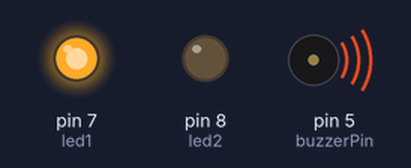
Bench run of a sketch on a simulated Arduino Uno, built with avr-gcc and run on an emulated ATmega328P. Shown: output pins drawn as LEDs (lit = HIGH), buzzer (waves = sounding).

Above: at 0.25 s.
At 1.3 s:
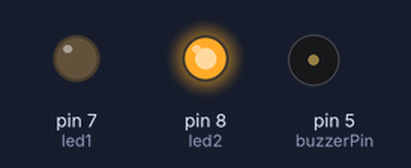
At 11.5 s:
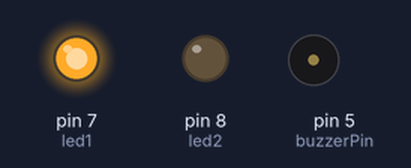
At 22.05 s:
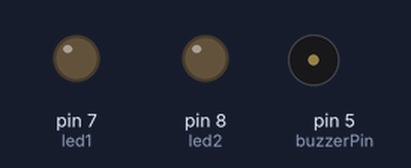
At 37.08 s:
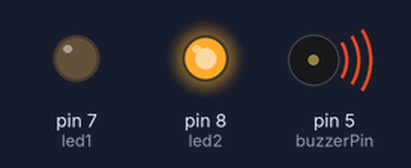
Timing chart, 0 to 40.0 s (numbered marks = the images above):
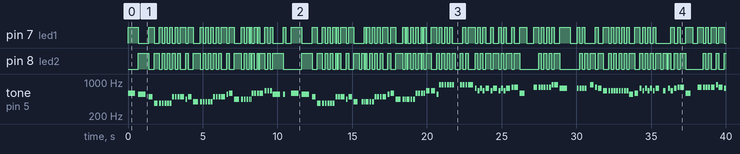

The sketch:

despacito_song.ino
```cpp
#include "note.h"

// pin used:
const int buzzerPin = 5;
const int led1 = 7;
const int led2 = 8;

// notes in the melody:
int melody[] = {
  RE5, DO_5, SI4, FA_4, FA_4, FA_4, FA_4, FA_4, FA_4, SI4, SI4, SI4, SI4, LA4, SI4, SOL4,
  SOL4, SOL4, SOL4, SOL4, SOL4, SI4, SI4, SI4, SI4, DO_5, RE5, LA4, LA4, LA4, LA4, LA4,
  LA4, RE5, RE5, RE5, RE5, RE5, MI5, MI5, MI5, DO_5, DO_5, 0, RE5, DO_5, SI4,
  FA_4, FA_4, FA_4, FA_4, FA_4, FA_4, SI4, SI4, SI4, SI4, LA4, SI4, SOL4, 0, SOL4,
  SOL4, SOL4, SOL4, SOL4, SOL4, SI4, SI4, SI4, SI4, DO_5, RE5, LA4, LA4, LA4, LA4,
  LA4, LA4, LA4, RE5, RE5, RE5, RE5, RE5, MI5, MI5, DO_5, LA5, LA5, LA5, LA5,
  LA5, LA5, 0, LA5, LA5, LA5, LA5, FA_5, MI5, FA_5, MI5, FA_5, MI5, FA_5, MI5, FA_5,
  MI5, FA_5, SOL5, SOL5, RE5, 0, SOL5, SOL5, SOL5, SOL5, SOL5, SOL5, LA5, LA5, FA_5, 0,
  FA_5, FA_5, FA_5, FA_5, 0, LA5, SOL5, FA_5, MI5, MI5, MI5, MI5, MI5, MI5, MI5, MI5,
  MI5, DO_5, RE5, FA_5, MI5, FA_5, MI5, FA_5, MI5, FA_5, 0, MI5, 0, FA_5, MI5, FA_5,
  SOL5, SOL5, RE5, 0, SOL5, SOL5, SOL5, SOL5, SOL5, LA5, SOL5, FA_5, 0, FA_5, FA_5, FA_5,
  FA_5, FA_5, 0, LA5, LA5, SOL5, FA_5, MI5, 0, RE5, RE5, RE5, RE5, RE5, RE5,
  RE5, SI4, SI4, SI4, 0, SI4, DO_5, RE5, RE5, DO_5, SI4, RE5, SI4, SI4,
  0, SI4, DO_5, RE5, RE5, DO_5, SI4, RE5, SI4, SI4, 0, SI4, DO_5, RE5,
  DO_5, DO_5, SI4, RE5, SI4, SI4, 0, SI4, RE5, RE5, RE5, 0, RE5,
  SI4, SI4, RE5, SI4, SI4, 0, MI5, MI5, MI5, RE5, MI5, MI5, MI5, MI5,
  MI5, FA_5, MI5, MI5, RE5, RE5, RE5, 0, MI5, MI5, MI5, 0, MI5, MI5,
  MI5, MI5, MI5, RE5, MI5, FA_5, MI5, RE5, RE5, RE5, LA4, RE5, RE5, RE5,
  LA4, RE5, RE5, RE5, RE5, RE5, RE5, RE5, RE5, LA4, MI5, RE5, 0, RE5,
  RE5, 0, RE5, RE5, 0, RE5, RE5, RE5, RE5, RE5, RE5, RE5,
  RE5, LA4, MI5, RE5, 0, RE5, RE5, RE5, RE5, FA_5, FA_5, FA_5, FA_5, LA5,
  LA5, RE5, RE5, RE5, RE5, 0, FA_5, FA_5, FA_5, FA_5, MI5, 0, //MI5, 0,
  MI5, 0, MI5, 0, RE5, 0, MI5

};

// note durations: 4 = quarter note, 8 = eighth note, etc.:
float noteDurations[] = {
  2, 2, 4, 4, 8, 8, 8, 8, 8, 8, 8, 8, 4, 8, 4, 3,
  8, 8, 8, 8, 8, 8, 8, 8, 4, 8, 4, 3, 8, 8, 8, 16,
  16, 8, 8, 16, 16, 4, 8, 8, 8, 2, 8, 4, 2, 2, 4,
  4, 8, 8, 8, 8, 8, 16, 16, 8, 4, 8, 4, 4, 8, 8,
  16, 16, 8, 8, 8, 8, 8, 8, 4, 8, 4, 3, 8, 16, 16,
  8, 8, 8, 8, 8, 16, 16, 8, 4, 4, 8, 8, 8, 8, 8,
  8, 8, 4, 8, 8, 8, 3, 8, 8, 8, 8, 4, 8, 4, 8, 8,
  8, 4, 8, 4, 3, 3, 4, 8, 8, 8, 8, 8, 8, 4, 2, 3,
  8, 8, 8, 8, 8, 4, 8, 4, 4, 8, 8, 8, 8, 8, 8, 8,
  8, 4, 4, 8, 8, 8, 8, 8, 8, 4, 8, 6, 16, 8, 6, 6,
  8, 4, 3, 4, 4, 8, 8, 8, 4, 8, 4, 2, 3, 8, 16, 16,
  8, 8, 8, 8, 8, 5, 6, 1.5, 8, 8, 8, 8, 16, 16, 8,
  8, 8, 16, 16, 8, 8, 8, 16, 16, 8, 8, 8, 16, 16,
  8, 8, 8, 16, 16, 8, 8, 8, 16, 16, 8, 8, 8, 8,
  16, 16, 8, 9, 16, 16, 8, 8, 16, 16, 16, 16, 8,
  16, 16, 8, 16, 16, 4, 8, 8, 8, 8, 7, 8, 8, 8,
  8, 8, 16, 16, 8, 4, 8, 8, 8, 8, 16, 16, 8, 9,
  16, 16, 8, 8, 8, 8, 8, 8, 4, 8, 8, 8, 8, 8,
  8, 9, 8, 8, 8, 8, 8, 8, 8, 8, 4, 8, 8, 16,
  16, 16, 16, 16, 16, 16, 17, 8, 8, 8, 8, 8,
  8, 8, 4, 8, 8, 8, 8, 8, 8, 17, 8, 8, 8, 8,
  8, 8, 8, 4, 8, 8, 8, 8, 8, 8, 9, 8, //8, 16,
  8, 16, 8, 16, 8, 16, 4


};

void setup() {

  pinMode(buzzerPin, OUTPUT);
  pinMode(led1, OUTPUT);
  pinMode(led2, OUTPUT);
}

void loop(){

  int cont=0; //This variable allow the the leds to altrnate

  // iterate over the notes of the melody:
  for (int thisNote = 0; thisNote < 333; thisNote++) {

    /* to calculate the note duration, take one second
       divided by the note type.
       e.g. quarter note = 1000 / 4, eighth note = 1000/8, etc. */
    float duration = 1000 / noteDurations[thisNote];

    if(melody[thisNote]!=0){
      if(cont%2==0){
        digitalWrite(led1,HIGH);
      }
      else{
        digitalWrite(led2,HIGH);
      }
    }
    tone(buzzerPin, melody[thisNote], duration);
    cont++;

    // to distinguish the notes,I set a minimum time between them.
    float pauseBetweenNotes = duration * 1.40;
    delay(pauseBetweenNotes);
    digitalWrite(led1,LOW);
    digitalWrite(led2,LOW);
    noTone(buzzerPin);

  }
  delay(700);
}
```

note.h
```cpp
/*************************************************
 * Public Constants
 *************************************************/

#define NOTE_B0  31
#define NOTE_C1  33
#define NOTE_CS1 35
#define NOTE_D1  37
#define NOTE_DS1 39
#define NOTE_E1  41
#define NOTE_F1  44
#define NOTE_FS1 46
#define NOTE_G1  49
#define NOTE_GS1 52
#define NOTE_A1  55
#define NOTE_AS1 58
#define NOTE_B1  62
#define NOTE_C2  65
#define NOTE_CS2 69
#define NOTE_D2  73
#define NOTE_DS2 78
#define NOTE_E2  82
#define NOTE_F2  87
#define NOTE_FS2 93
#define NOTE_G2  98
#define NOTE_GS2 104
#define NOTE_A2  110
#define NOTE_AS2 117
#define NOTE_B2  123
#define NOTE_C3  131
#define NOTE_CS3 139
#define NOTE_D3  147
#define NOTE_DS3 156
#define NOTE_E3  165
#define NOTE_F3  175
#define NOTE_FS3 185
#define SOL3  196
#define SOL_3 208
#define LA3  220
#define LA_3 233
#define SI3  247
#define DO4  262
#define DO_4 277
#define RE4  294
#define RE_4 311
#define MI4  330
#define FA4  349
#define FA_4 370
#define SOL4  392
#define SOL_4 415
#define LA4  440
#define LA_4 466
#define LA__4 455
#define SI4  494
#define DO5  523
#define DO_5 554
#define RE5  587
#define RE_5 622
#define MI5  659
#define FA5  698
#define FA_5 740
#define SOL5  784
#define SOL_5 831
#define LA5  880
#define LA_5 932
#define SI5  988
#define DO6  1047
#define DO_6 1109
#define RE6  1175
#define NOTE_DS6 1245
#define NOTE_E6  1319
#define NOTE_F6  1397
#define NOTE_FS6 1480
#define NOTE_G6  1568
#define NOTE_GS6 1661
#define NOTE_A6  1760
#define NOTE_AS6 1865
#define NOTE_B6  1976
#define NOTE_C7  2093
#define NOTE_CS7 2217
#define NOTE_D7  2349
#define NOTE_DS7 2489
#define NOTE_E7  2637
#define NOTE_F7  2794
#define NOTE_FS7 2960
#define NOTE_G7  3136
#define NOTE_GS7 3322
#define NOTE_A7  3520
#define NOTE_AS7 3729
#define NOTE_B7  3951
#define NOTE_C8  4186
#define NOTE_CS8 4435
#define NOTE_D8  4699
#define NOTE_DS8 4978
```

Measured:
- by itself, pin 7 (led1): LOW → HIGH at 0.00 s, → LOW 0.70 s later, → HIGH 0.70 s later, → LOW 0.35 s later, … (158 changes in this stretch)
- by itself, pin 8 (led2): LOW → HIGH at 0.70 s, → LOW 0.70 s later, → HIGH 0.35 s later, → LOW 0.35 s later, … (159 changes in this stretch)
- by itself, tone on pin 5 (buzzerPin): plays 587 Hz for 0.50 s, 554 Hz for 0.50 s, 494 Hz for 0.25 s, 370 Hz for 0.25 s, 370 Hz for 0.13 s, 370 Hz for 0.13 s … (159 notes in this stretch)
